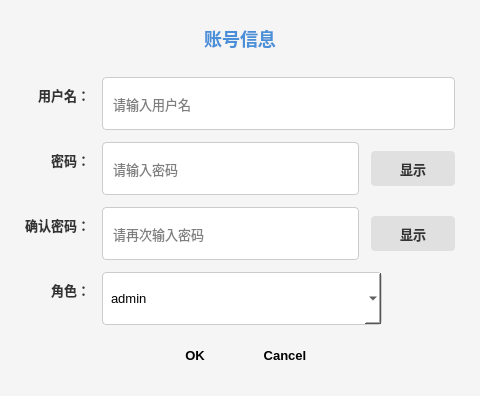
<?xml version="1.0" encoding="UTF-8"?>
<ui version="4.0">
 <class>AccountDialog</class>
 <widget class="QDialog" name="AccountDialog">
  <property name="geometry">
   <rect>
    <x>0</x>
    <y>0</y>
    <width>480</width>
    <height>320</height>
   </rect>
  </property>
  <property name="windowTitle">
   <string>账号信息</string>
  </property>
  <property name="styleSheet">
   <string notr="true">QDialog {
    background-color: #f5f5f5;
}
QLabel {
    font-size: 13px;
    color: #333333;
    font-weight: bold;
}
QLineEdit, QComboBox {
    padding: 8px;
    border: 1px solid #cccccc;
    border-radius: 4px;
    background-color: white;
    font-size: 13px;
    min-height: 35px;
}
QLineEdit:focus, QComboBox:focus {
    border: 2px solid #4a90d9;
}
QPushButton {
    padding: 8px 12px;
    border: none;
    border-radius: 4px;
    font-size: 13px;
    font-weight: bold;
    min-width: 60px;
}
QPushButton#showPasswordBtn, QPushButton#showConfirmPasswordBtn {
    background-color: #e0e0e0;
    color: #333333;
}
QPushButton#showPasswordBtn:hover, QPushButton#showConfirmPasswordBtn:hover {
    background-color: #d0d0d0;
}
QPushButton[text="确定"], QPushButton[text="OK"] {
    background-color: #4a90d9;
    color: white;
}
QPushButton[text="确定"]:hover, QPushButton[text="OK"]:hover {
    background-color: #3a7bc8;
}
QPushButton[text="取消"], QPushButton[text="Cancel"] {
    background-color: #e0e0e0;
    color: #333333;
}
QPushButton[text="取消"]:hover, QPushButton[text="Cancel"]:hover {
    background-color: #d0d0d0;
}</string>
  </property>
  <layout class="QVBoxLayout" name="verticalLayout">
   <property name="spacing">
    <number>15</number>
   </property>
   <property name="leftMargin">
    <number>25</number>
   </property>
   <property name="topMargin">
    <number>25</number>
   </property>
   <property name="rightMargin">
    <number>25</number>
   </property>
   <property name="bottomMargin">
    <number>25</number>
   </property>
   <item>
    <widget class="QLabel" name="titleLabel">
     <property name="styleSheet">
      <string notr="true">font-size: 18px; font-weight: bold; color: #4a90d9; margin-bottom: 10px;</string>
     </property>
     <property name="text">
      <string>账号信息</string>
     </property>
     <property name="alignment">
      <set>Qt::AlignCenter</set>
     </property>
    </widget>
   </item>
   <item>
    <layout class="QFormLayout" name="formLayout">
     <property name="spacing">
      <number>12</number>
     </property>
     <property name="labelAlignment">
      <set>Qt::AlignRight|Qt::AlignVCenter</set>
     </property>
     <property name="fieldGrowthPolicy">
      <enum>QFormLayout::ExpandingFieldsGrow</enum>
     </property>
     <item row="0" column="0">
      <widget class="QLabel" name="label">
       <property name="text">
        <string>用户名：</string>
       </property>
      </widget>
     </item>
     <item row="0" column="1">
      <widget class="QLineEdit" name="usernameEdit">
       <property name="minimumSize">
        <size>
         <width>280</width>
         <height>35</height>
        </size>
       </property>
       <property name="placeholderText">
        <string>请输入用户名</string>
       </property>
      </widget>
     </item>
     <item row="1" column="0">
      <widget class="QLabel" name="label_2">
       <property name="text">
        <string>密码：</string>
       </property>
      </widget>
     </item>
     <item row="1" column="1">
      <layout class="QHBoxLayout" name="passwordLayout">
       <item>
        <widget class="QLineEdit" name="passwordEdit">
         <property name="minimumSize">
          <size>
           <width>200</width>
           <height>35</height>
          </size>
         </property>
         <property name="echoMode">
          <enum>QLineEdit::Password</enum>
         </property>
         <property name="placeholderText">
          <string>请输入密码</string>
         </property>
        </widget>
       </item>
       <item>
        <widget class="QPushButton" name="showPasswordBtn">
         <property name="minimumSize">
          <size>
           <width>60</width>
           <height>35</height>
          </size>
         </property>
         <property name="maximumSize">
          <size>
           <width>60</width>
           <height>35</height>
          </size>
         </property>
         <property name="text">
          <string>显示</string>
         </property>
         <property name="objectName">
          <string>showPasswordBtn</string>
         </property>
        </widget>
       </item>
      </layout>
     </item>
     <item row="2" column="0">
      <widget class="QLabel" name="label_3">
       <property name="text">
        <string>确认密码：</string>
       </property>
      </widget>
     </item>
     <item row="2" column="1">
      <layout class="QHBoxLayout" name="confirmPasswordLayout">
       <item>
        <widget class="QLineEdit" name="confirmPasswordEdit">
         <property name="minimumSize">
          <size>
           <width>200</width>
           <height>35</height>
          </size>
         </property>
         <property name="echoMode">
          <enum>QLineEdit::Password</enum>
         </property>
         <property name="placeholderText">
          <string>请再次输入密码</string>
         </property>
        </widget>
       </item>
       <item>
        <widget class="QPushButton" name="showConfirmPasswordBtn">
         <property name="minimumSize">
          <size>
           <width>60</width>
           <height>35</height>
          </size>
         </property>
         <property name="maximumSize">
          <size>
           <width>60</width>
           <height>35</height>
          </size>
         </property>
         <property name="text">
          <string>显示</string>
         </property>
         <property name="objectName">
          <string>showConfirmPasswordBtn</string>
         </property>
        </widget>
       </item>
      </layout>
     </item>
     <item row="3" column="0">
      <widget class="QLabel" name="label_4">
       <property name="text">
        <string>角色：</string>
       </property>
      </widget>
     </item>
     <item row="3" column="1">
      <widget class="QComboBox" name="roleComboBox">
       <property name="minimumSize">
        <size>
         <width>280</width>
         <height>35</height>
        </size>
       </property>
       <item>
        <property name="text">
         <string>admin</string>
        </property>
       </item>
       <item>
        <property name="text">
         <string>teacher</string>
        </property>
       </item>
       <item>
        <property name="text">
         <string>student</string>
        </property>
       </item>
      </widget>
     </item>
    </layout>
   </item>
   <item>
    <spacer name="verticalSpacer">
     <property name="orientation">
      <enum>Qt::Vertical</enum>
     </property>
     <property name="sizeHint" stdset="0">
      <size>
       <width>20</width>
       <height>10</height>
      </size>
     </property>
    </spacer>
   </item>
   <item>
    <widget class="QDialogButtonBox" name="buttonBox">
     <property name="orientation">
      <enum>Qt::Horizontal</enum>
     </property>
     <property name="standardButtons">
      <set>QDialogButtonBox::Cancel|QDialogButtonBox::Ok</set>
     </property>
     <property name="centerButtons">
      <bool>true</bool>
     </property>
    </widget>
   </item>
  </layout>
 </widget>
 <resources/>
 <connections>
  <connection>
   <sender>buttonBox</sender>
   <signal>accepted()</signal>
   <receiver>AccountDialog</receiver>
   <slot>accept()</slot>
   <hints>
    <hint type="sourcelabel">
     <x>248</x>
     <y>254</y>
    </hint>
    <hint type="destinationlabel">
     <x>157</x>
     <y>274</y>
    </hint>
   </hints>
  </connection>
  <connection>
   <sender>buttonBox</sender>
   <signal>rejected()</signal>
   <receiver>AccountDialog</receiver>
   <slot>reject()</slot>
   <hints>
    <hint type="sourcelabel">
     <x>316</x>
     <y>260</y>
    </hint>
    <hint type="destinationlabel">
     <x>286</x>
     <y>274</y>
    </hint>
   </hints>
  </connection>
 </connections>
</ui>
